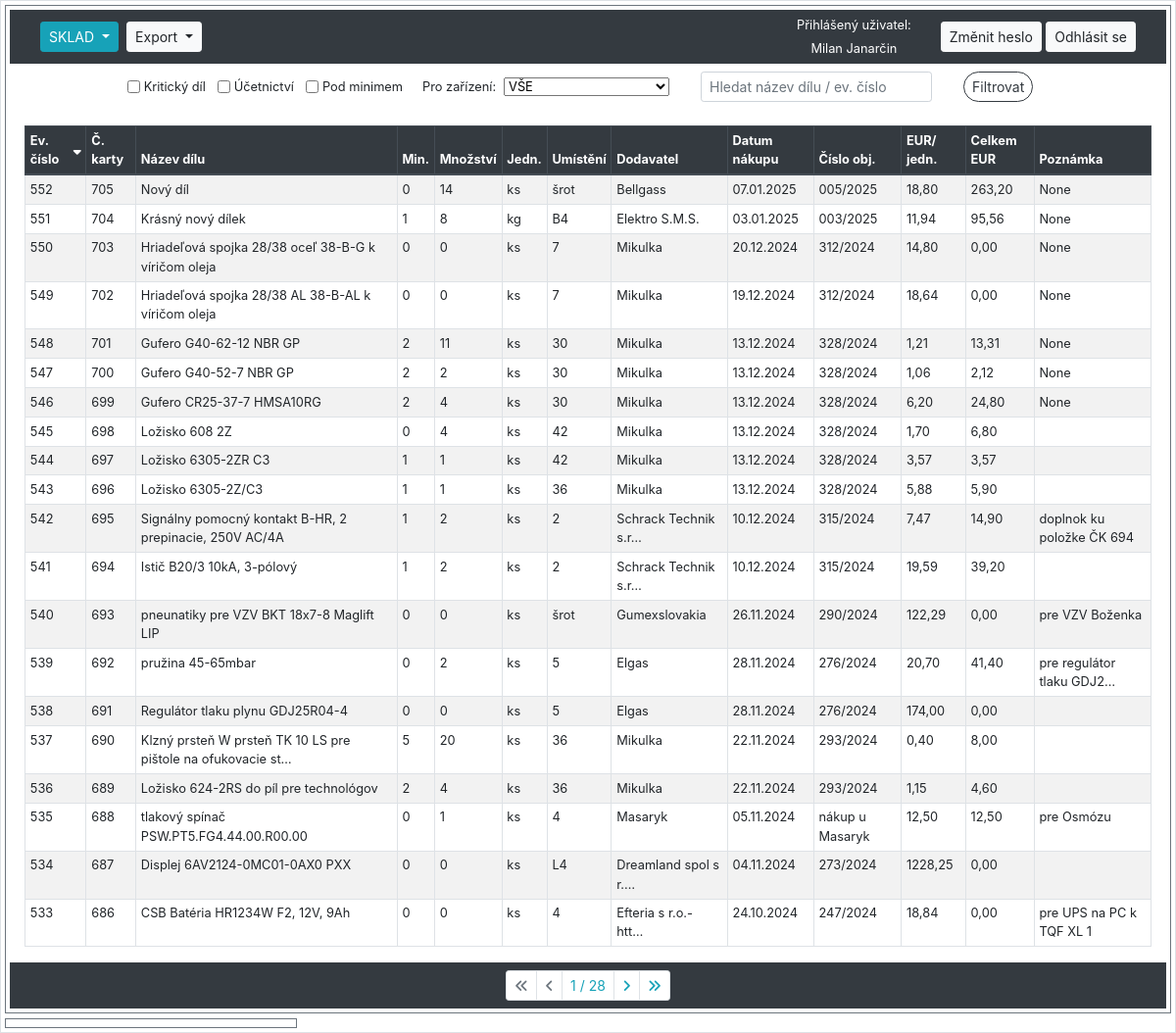
Page /sklad/ (signed in) on the earlier database version.
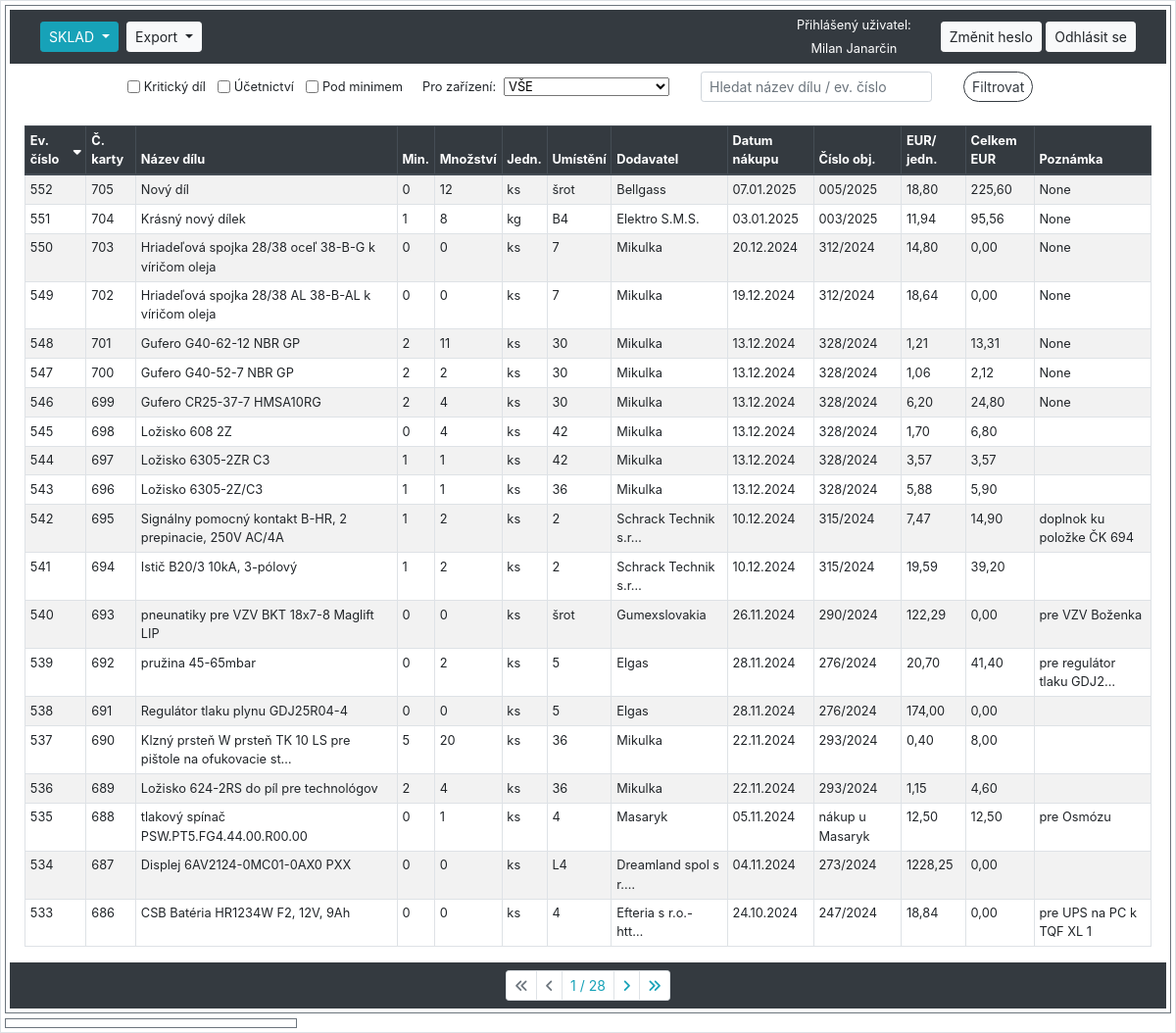
Same page on the later database version.
### hpm_sklad/models.py (models this page shows, shortened)
class Sklad(models.Model):
    class Meta:
        ordering = ["-evidencni_cislo"]
        verbose_name_plural = "Skladové položky"
    evidencni_cislo = models.AutoField(primary_key=True, verbose_name="Evidenční číslo")
    interne_cislo = models.IntegerField(null=True, verbose_name="Číslo karty")
    objednano = models.CharField(max_length=100, null=True, blank=True, verbose_name="Objednáno?")
    nazev_dilu = models.CharField(max_length=100, verbose_name="Název dílu")
    min_mnozstvi_ks = models.PositiveIntegerField(default=0, verbose_name="Minimum")
    mnozstvi = models.PositiveIntegerField(default=0, verbose_name="Množství")
    jednotky = models.CharField(max_length=10, choices=JEDNOTKY_CHOICES, default='ks', verbose_name="Jednotky")
    umisteni = models.CharField(max_length=25, null=True, verbose_name="Umístění")
    dodavatel = models.CharField(max_length=70, null=True, blank=True, verbose_name="Dodavatel")
    datum_nakupu = models.DateField(null=True, blank=True, verbose_name="Datum nákupu")
    cislo_objednavky = models.CharField(max_length=20, null=True, blank=True, verbose_name="Číslo objednávky")
    jednotkova_cena_eur = models.FloatField(default=0.0, validators=[MinValueValidator(0.0)], verbose_name="EUR/jednotka")
    celkova_cena_eur = models.FloatField(default=0.0, validators=[MinValueValidator(0.0)], verbose_name="Celkem EUR")
    poznamka = models.CharField(null=True, blank=True, max_length=200, verbose_name="Poznámka")
    ucetnictvi = models.BooleanField(default=True, verbose_name="Účetnictví")
    kriticky_dil = models.BooleanField(default=False, verbose_name="Kritický díl")
    hsh = models.BooleanField(default=False, verbose_name="HSH")
    tq8 = models.BooleanField(default=False, verbose_name="TQ8")
    tqf_xl1 = models.BooleanField(default=False, verbose_name="TQF XL1")
    tqf_xl2 = models.BooleanField(default=False, verbose_name="TQF XL2")
    dc_xl = models.BooleanField(default=False, verbose_name="DC XL")
    dac_xl1_2 = models.BooleanField(default=False, verbose_name="DAC XL1-2")
    dl_xl = models.BooleanField(default=False, verbose_name="DL XL")
    dac = models.BooleanField(default=False, verbose_name="DAC")
    lac_1 = models.BooleanField(default=False, verbose_name="LAC 1")
    lac_2 = models.BooleanField(default=False, verbose_name="LAC 2")
    ipsen_ene = models.BooleanField(default=False, verbose_name="IPSEN ENE")
    hsh_ene = models.BooleanField(default=False, verbose_name="HSH ENE")
    xl_ene1 = models.BooleanField(default=False, verbose_name="XL ENE1")
    xl_ene2 = models.BooleanField(default=False, verbose_name="XL ENE2")
    ipsen_w = models.BooleanField(default=False, verbose_name="IPSEN W")
    hsh_w = models.BooleanField(default=False, verbose_name="HSH W")
    kw = models.BooleanField(default=False, verbose_name="KW")
    kw1 = models.BooleanField(default=False, verbose_name="KW 1")
    kw2 = models.BooleanField(default=False, verbose_name="KW 2")
    kw3 = models.BooleanField(default=False, verbose_name="KW 3")
    mikrof = models.BooleanField(default=False, verbose_name="MIKROF")
    history = HistoricalRecords()
    @property
    def pod_minimem(self):
        return self.mnozstvi < self.min_mnozstvi_ks

### hpm_sklad/views.py (the view, shortened to what this page needs)
# urls.py: path('sklad/', views.SkladListView.as_view(), name='sklad'),
class SkladListView(LoginRequiredMixin, ListView):
    model = Sklad
    template_name = 'hpm_sklad/sklad.html'
    paginate_by = 20
    export_csv = False
    def get_context_data(self, **kwargs):
        context = super().get_context_data(**kwargs)
        selected_ev_cislo = self.request.GET.get('selected', None)
        if selected_ev_cislo:
            context['selected_item'] = get_object_or_404(Sklad, evidencni_cislo=selected_ev_cislo)
        else:
            context['selected_item'] = None
        zarizeni_filters = [("", "VŠE")] + [(z[0].lower(), z[1]) for z in ZARIZENI_CHOICES]
        context.update({
            'db_table': 'sklad',
            'sort': self.request.GET.get('sort', 'evidencni_cislo'),
            'order': self.request.GET.get('order', 'down'),
            'query': self.request.GET.get('query', ''),
            'kriticky_dil': self.request.GET.get('kriticky_dil', ''),
            'ucetnictvi': self.request.GET.get('ucetnictvi', ''),
            'pod_minimem': self.request.GET.get('pod_minimem', ''),
            'zarizeni_filter': self.request.GET.get('zarizeni_filter', 'VŠE'),
            'zarizeni_filters': zarizeni_filters,
            'current_user': self.request.user,
        })
        return context
    def get_queryset(self):
        queryset = Sklad.objects.all()
        query = self.request.GET.get('query', '')
        sort = self.request.GET.get('sort', 'evidencni_cislo')
        order = self.request.GET.get('order', 'down')
        filters = {
            'kriticky_dil': self.request.GET.get('kriticky_dil'),
            'ucetnictvi': self.request.GET.get('ucetnictvi'),
        }
        zarizeni_filter = self.request.GET.get('zarizeni_filter','VŠE')
        pod_minimem = self.request.GET.get('pod_minimem')
        if query:
            queryset = queryset.filter(
                Q(evidencni_cislo__icontains=query) | Q(nazev_dilu__icontains=query)
            )
        for field, value in filters.items():
            if value == 'on':
                queryset = queryset.filter(**{field: True})
        if zarizeni_filter and zarizeni_filter != 'VŠE':
            queryset = queryset.filter(**{zarizeni_filter: True})
        if order == 'down':
            sort = f"-{sort}"
        queryset = queryset.order_by(sort)
        if pod_minimem == 'on':
            queryset = [obj for obj in queryset if obj.pod_minimem]
        return queryset
    def render_to_response(self, context, **response_kwargs):
        if getattr(self, 'export_csv', False):
            return self.export_to_csv(self.get_queryset())
        else:
            return super().render_to_response(context, **response_kwargs)

### hpm_sklad/templatetags/custom_filters.py (called while the page is built)
@register.filter
def url_remove_param(querystring, params):
    params = params.split(',')
    new_querystring = '&'.join(
        f"{key}={value}"
        for part in querystring.split('&')
        if '=' in part and (key := part.split('=')[0]) not in params and (value := part.split('=')[1])
    )
    return new_querystring

### hpm_sklad/templates/hpm_sklad/sklad.html (shortened to what the changed rows need)
{% extends "hpm_sklad/base_left_right_column.html" %}
{% load static %}
{% load custom_filters %}
{% block left_content %}
    <div class="container-fluid">
        <table class="table table-sm table-hover table-striped table-bordered">
            <thead class="thead-dark">
                <tr>
                    {% with request.GET.urlencode as querystring %}
                        <th scope="col">
                            <a href="?sort=evidencni_cislo&order={% if request.GET.sort == 'evidencni_cislo' and request.GET.order == 'up' %}down{% else %}up{% endif %}&{{ querystring|url_remove_param:'sort,order' }}">
                                Ev. číslo
                                {% if not request.GET.sort %}
                                    <i class="fas fa-sort-down"></i>
                                {% endif %}
                            </a>
                        </th>
                        <th scope="col">
                            <a href="?sort=interne_cislo&order={% if request.GET.sort == 'interne_cislo' and request.GET.order == 'up' %}down{% else %}up{% endif %}&{{ querystring|url_remove_param:'sort,order' }}">
                                Č. karty
                            </a>
                        </th>
                        <th scope="col">
                            <a href="?sort=nazev_dilu&order={% if request.GET.sort == 'nazev_dilu' and request.GET.order == 'up' %}down{% else %}up{% endif %}&{{ querystring|url_remove_param:'sort,order' }}">
                                Název dílu
                            </a>
                        </th>
                        <th scope="col">
                            <a href="?sort=min_mnozstvi_ks&order={% if request.GET.sort == 'min_mnozstvi_ks' and request.GET.order == 'up' %}down{% else %}up{% endif %}&{{ querystring|url_remove_param:'sort,order' }}">
                                Min.
                            </a>
                        </th>
                        <th scope="col">
                            <a href="?sort=mnozstvi&order={% if request.GET.sort == 'mnozstvi' and request.GET.order == 'up' %}down{% else %}up{% endif %}&{{ querystring|url_remove_param:'sort,order' }}">
                                Množství
                            </a>
                        </th>
                        <th scope="col">
                            <a href="?sort=jednotky&order={% if request.GET.sort == 'jednotky' and request.GET.order == 'up' %}down{% else %}up{% endif %}&{{ querystring|url_remove_param:'sort,order' }}">
                                Jedn.
                            </a>
                        </th>
                        <th scope="col">
                            <a href="?sort=umisteni&order={% if request.GET.sort == 'umisteni' and request.GET.order == 'up' %}down{% else %}up{% endif %}&{{ querystring|url_remove_param:'sort,order' }}">
                                Umístění
                            </a>
                        </th>
                        <th scope="col">
                            <a href="?sort=dodavatel&order={% if request.GET.sort == 'dodavatel' and request.GET.order == 'up' %}down{% else %}up{% endif %}&{{ querystring|url_remove_param:'sort,order' }}">
                                Dodavatel
                            </a>
                        </th>
                        <th scope="col">
                            <a href="?sort=datum_nakupu&order={% if request.GET.sort == 'datum_nakupu' and request.GET.order == 'up' %}down{% else %}up{% endif %}&{{ querystring|url_remove_param:'sort,order' }}">
                                Datum nákupu
                            </a>
                        </th>
                        <th scope="col">
                            <a href="?sort=cislo_objednavky&order={% if request.GET.sort == 'cislo_objednavky' and request.GET.order == 'up' %}down{% else %}up{% endif %}&{{ querystring|url_remove_param:'sort,order' }}">
                                Číslo obj.
                            </a>
                        </th>
                        <th scope="col">
                            <a href="?sort=jednotkova_cena_eur&order={% if request.GET.sort == 'jednotkova_cena_eur' and request.GET.order == 'up' %}down{% else %}up{% endif %}&{{ querystring|url_remove_param:'sort,order' }}">
                                EUR/ jedn.
                            </a>
                        </th>
                        <th scope="col">
                            <a href="?sort=celkova_cena_eur&order={% if request.GET.sort == 'celkova_cena_eur' and request.GET.order == 'up' %}down{% else %}up{% endif %}&{{ querystring|url_remove_param:'sort,order' }}">
                                Celkem EUR
                            </a>
                        </th>
                        <th scope="col">
                            <a href="?sort=poznamka&order={% if request.GET.sort == 'poznamka' and request.GET.order == 'up' %}down{% else %}up{% endif %}&{{ querystring|url_remove_param:'sort,order' }}">
                                Poznámka
                            </a>
                        </th>
                    {% endwith %}
                </tr>
            </thead>
            <tbody class="show-pointer">
                {% for item in object_list %}
                    <tr data-id="{{ item.pk }}" data-detail-url="{% url 'detail_sklad' item.pk %}" onclick="loadDetail('{% url 'detail_sklad' item.pk %}', '{{ item.pk }}')"
                    {% if item.pk == selected_sklad.pk %} class="table-info"{% endif %} {% if item.pod_minimem %} class="pod-minimem-row"{% endif %}>
                        <td scope="row">{{ item.pk }}</td>
                        <td scope="row">{{ item.interne_cislo }}</td>
                        <td scope="row">{{ item.nazev_dilu|truncatechars:60 }}</td>
                        <td scope="row">{{ item.min_mnozstvi_ks }}</td>
                        <td scope="row">{{ item.mnozstvi }}</td>
                        <td scope="row">{{ item.jednotky }}</td>
                        <td scope="row">{{ item.umisteni }}</td>
                        <td scope="row">{{ item.dodavatel|truncatechars:20 }}</td>
                        <td scope="row">{{ item.datum_nakupu|date:"d.m.Y" }}</td>
                        <td scope="row">{{ item.cislo_objednavky }}</td>
                        <td scope="row">{{ item.jednotkova_cena_eur|floatformat:2 }}</td>
                        <td scope="row">{{ item.celkova_cena_eur|floatformat:2 }}</td>
                        <td scope="row">{{ item.poznamka|truncatechars:25 }}</td>
                    </tr>
                {% endfor %}
            </tbody>
        </table>
    </div>
{% endblock %}

Differences in the rows shown:
changed Sklad "Nový díl": mnozstvi "14" → "12"; celkova_cena_eur "263,20" → "225,60"
